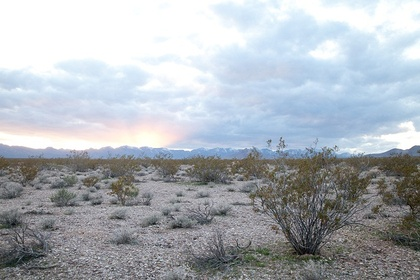
%> input picture allinone/pk2en/sun.jpg, 420 x 280 px, shrunk from 630 x 420 before the run
$ octave focus.m   (GNU Octave 9; MATLAB toolbox functions it lacks are replaced by stand-ins)
%> lines starting %> are read from the running program, lines starting %| are printed output that depends on the picture
clear all
t1=cputime;
%I = load_images('sun.jpg');
I=imread('sun.jpg');
%> I is the input picture: size 280x420x3 uint8; mean R, G, B 170.9, 176.8, 183.2
ppp=0;
qqq=1;

sz=size(I);
%> sz = [280 420 3]
K1=zeros(sz(1)+ppp,sz(2)+qqq,sz(3));

%R = exposure_fusion(I,[0 0 0]);
R=I(:,:,:,1);
%R=I(:,:,:,h);
L1=R(:,:,1);
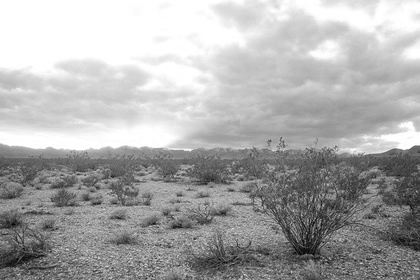
%> L1: size 280x420 uint8; min 0, max 255, mean 170.9
for q=1:3
   a2=R(:,:,q);
   L=L1;
 for i=1:qqq
  [ga1]=grad(L);
  [c]=calmatcx(ga1);
  [mv1,mc1]=insertw(c);
  q
  [L,a2]=seamstretchw2(L,a2,c,mc1(i),q);
 end
% [6 lines of commented-out code are left out]
 K1(:,:,q)=a2;
end
%> this loop made 3 passes
%> pass 2, `a2=R(:,:,q);`:
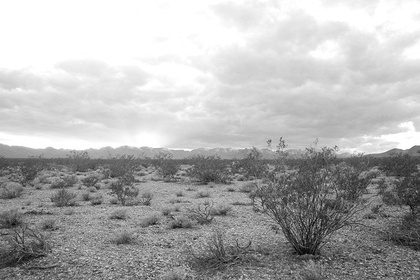
%> a2: size 280x420 uint8; min 0, max 255, mean 176.8
%> pass 3, `a2=R(:,:,q);`:
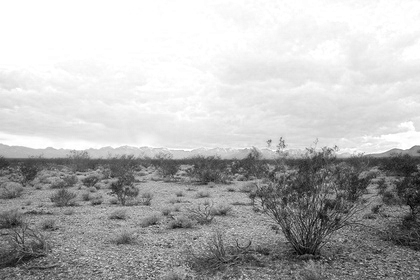
%> a2: size 280x420 uint8; min 0, max 255, mean 183.2

figure;imshow(K1);

 t2=cputime;
 ll=t2-t1;
 ll

$ run again, with allinone/pk2en/1.JPG copied over allinone/pk2en/sun.jpg
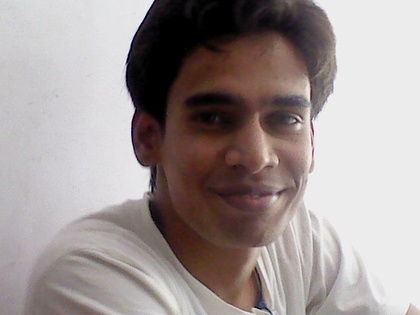
%> input picture allinone/pk2en/1.JPG, 420 x 315 px, shrunk from 640 x 480 before the run
%> I is the input picture: size 315x420x3 uint8; mean R, G, B 160.3, 150.9, 149.8
%> `L1=R(:,:,1);`:
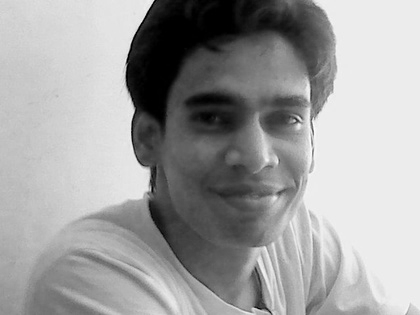
%> L1: size 315x420 uint8; min 0, max 255, mean 160.3
%> the loop `for q=1:3` made 3 passes
%> pass 2, `a2=R(:,:,q);`:
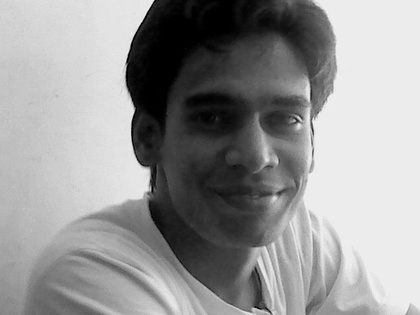
%> a2: size 315x420 uint8; min 0, max 245, mean 150.9

$ run again, with allinone/pk2en/2.jpg copied over allinone/pk2en/sun.jpg
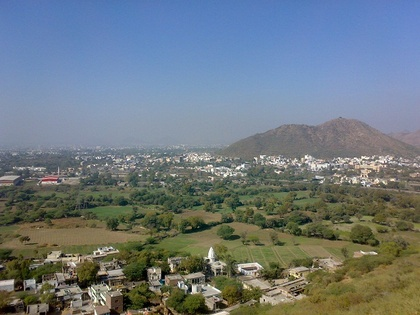
%> input picture allinone/pk2en/2.jpg, 420 x 315 px, shrunk from 615 x 461 before the run
%> I is the input picture: size 315x420x3 uint8; mean R, G, B 109.8, 120.6, 126.5
%> `L1=R(:,:,1);`:
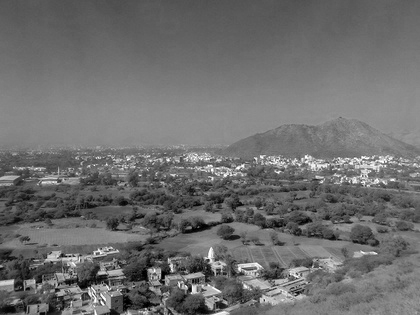
%> L1: size 315x420 uint8; min 0, max 255, mean 109.8
%> after the loop `for q=1:3`:
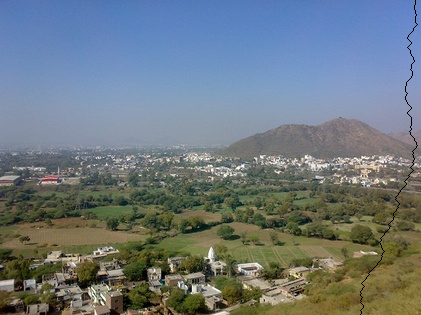
%> K1: size 315x421x3 double; mean R, G, B 0.43, 0.472, 0.495
